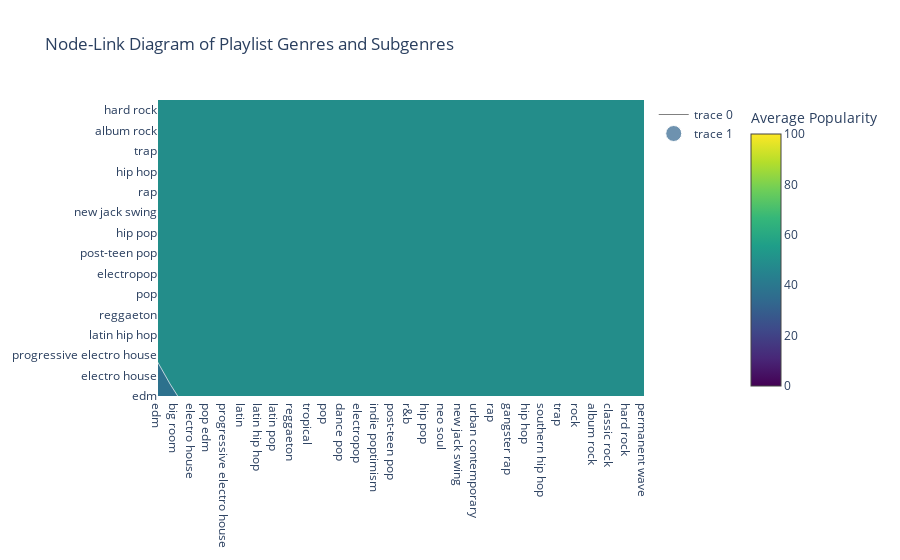

This figure's notebook cell:
### Markdown cell above
### Visualize the same hierarchy tree as a node-link diagram with node size proportional to the number of items, the color proportional to the average popularity

### Code cell
fig_node_link = go.Figure(
    data=[
        go.Scatter(
            x=edge_x,
            y=edge_y,
            mode='lines',
            line=dict(color='gray', width=1),
            hoverinfo='none'
        ),
        go.Scatter(
            x=node_x,
            y=node_y,
            mode='markers',
            marker=dict(
                size=node_size,
                color=node_color,
                colorscale='Viridis',
                colorbar=dict(
                    title='Average Popularity',
                    x=1.2,  # Moves the colorbar to the right
                ),
                cmin=0,
                cmax=100
            ),
            text=node_x,
            hoverinfo='text'
        )
    ]
)

# Update layout to ensure space for legends
fig_node_link.update_layout(
    title='Node-Link Diagram of Playlist Genres and Subgenres',
    margin=dict(r=150)  # Add margin on the right to avoid overlap
)

fig_node_link.show()

### Figure 1 — Plotly figure (JSON) as saved in the notebook; plotly's stock layout.template omitted (floating-point values rounded to 4 significant figures)
{"data": [{"hoverinfo": "none", "line": {"color": "gray", "width": 1}, "mode": "lines", "type": "scatter", "x": ["edm", "big room", null, "edm", "electro house", null, "edm", "pop edm", null, "edm", "progressive electro house", null, "latin", "latin hip hop", null, "latin", "latin pop", null, "latin", "reggaeton", null, "latin", "tropical", null, "pop", "dance pop", null, "pop", "electropop", null, "pop", "indie poptimism", null, "pop", "post-teen pop", null, "r&b", "hip pop", null, "r&b", "neo soul", null, "r&b", "new jack swing", null, "r&b", "urban contemporary", null, "rap", "gangster rap", null, "rap", "hip hop", null, "rap", "southern hip hop", null, "rap", "trap", null, "rock", "album rock", null, "rock", "classic rock", null, "rock", "hard rock", null, "rock", "permanent wave", null], "y": ["edm", "big room", null, "edm", "electro house", null, "edm", "pop edm", null, "edm", "progressive electro house", null, "latin", "latin hip hop", null, "latin", "latin pop", null, "latin", "reggaeton", null, "latin", "tropical", null, "pop", "dance pop", null, "pop", "electropop", null, "pop", "indie poptimism", null, "pop", "post-teen pop", null, "r&b", "hip pop", null, "r&b", "neo soul", null, "r&b", "new jack swing", null, "r&b", "urban contemporary", null, "rap", "gangster rap", null, "rap", "hip hop", null, "rap", "southern hip hop", null, "rap", "trap", null, "rock", "album rock", null, "rock", "classic rock", null, "rock", "hard rock", null, "rock", "permanent wave", null]}, {"hoverinfo": "text", "marker": {"cmax": 100, "cmin": 0, "color": [32.28, 35.51, 45.69, 26.87, 43.48, 51.1, 52.93, 43.33, 52.08, 42.73, 42.48, 56.83, 53.84, 32.69, 28.03, 50.52, 35.19, 53.77, 36.47, 50.31, 38.32, 40.81, 35.84, 54.0, 32.28, 35.51, 45.69, 26.87, 43.48, 51.1, 52.93, 43.33, 52.08, 42.73, 42.48, 56.83, 53.84, 32.69, 28.03, 50.52, 35.19, 53.77, 36.47, 50.31, 38.32, 40.81, 35.84, 54.0], "colorbar": {"title": {"text": "Average Popularity"}, "x": 1.2}, "colorscale": [[0, "#440154"], [0.1111, "#482878"], [0.2222, "#3e4989"], [0.3333, "#31688e"], [0.4444, "#26828e"], [0.5556, "#1f9e89"], [0.6667, "#35b779"], [0.7778, "#6ece58"], [0.8889, "#b5de2b"], [1, "#fde725"]], "size": [1206, 1511, 1517, 1809, 1655, 1262, 948, 1288, 1298, 1408, 1672, 1129, 1256, 1637, 1133, 1405, 1456, 1322, 1674, 1291, 1065, 1296, 1485, 1105, 1206, 1511, 1517, 1809, 1655, 1262, 948, 1288, 1298, 1408, 1672, 1129, 1256, 1637, 1133, 1405, 1456, 1322, 1674, 1291, 1065, 1296, 1485, 1105]}, "mode": "markers", "text": ["edm", "edm", "edm", "edm", "latin", "latin", "latin", "latin", "pop", "pop", "pop", "pop", "r&b", "r&b", "r&b", "r&b", "rap", "rap", "rap", "rap", "rock", "rock", "rock", "rock", "big room", "electro house", "pop edm", "progressive electro house", "latin hip hop", "latin pop", "reggaeton", "tropical", "dance pop", "electropop", "indie poptimism", "post-teen pop", "hip pop", "neo soul", "new jack swing", "urban contemporary", "gangster rap", "hip hop", "southern hip hop", "trap", "album rock", "classic rock", "hard rock", "permanent wave"], "type": "scatter", "x": ["edm", "edm", "edm", "edm", "latin", "latin", "latin", "latin", "pop", "pop", "pop", "pop", "r&b", "r&b", "r&b", "r&b", "rap", "rap", "rap", "rap", "rock", "rock", "rock", "rock", "big room", "electro house", "pop edm", "progressive electro house", "latin hip hop", "latin pop", "reggaeton", "tropical", "dance pop", "electropop", "indie poptimism", "post-teen pop", "hip pop", "neo soul", "new jack swing", "urban contemporary", "gangster rap", "hip hop", "southern hip hop", "trap", "album rock", "classic rock", "hard rock", "permanent wave"], "y": ["edm", "edm", "edm", "edm", "latin", "latin", "latin", "latin", "pop", "pop", "pop", "pop", "r&b", "r&b", "r&b", "r&b", "rap", "rap", "rap", "rap", "rock", "rock", "rock", "rock", "big room", "electro house", "pop edm", "progressive electro house", "latin hip hop", "latin pop", "reggaeton", "tropical", "dance pop", "electropop", "indie poptimism", "post-teen pop", "hip pop", "neo soul", "new jack swing", "urban contemporary", "gangster rap", "hip hop", "southern hip hop", "trap", "album rock", "classic rock", "hard rock", "permanent wave"]}], "layout": {"margin": {"r": 150}, "title": {"text": "Node-Link Diagram of Playlist Genres and Subgenres"}}}
